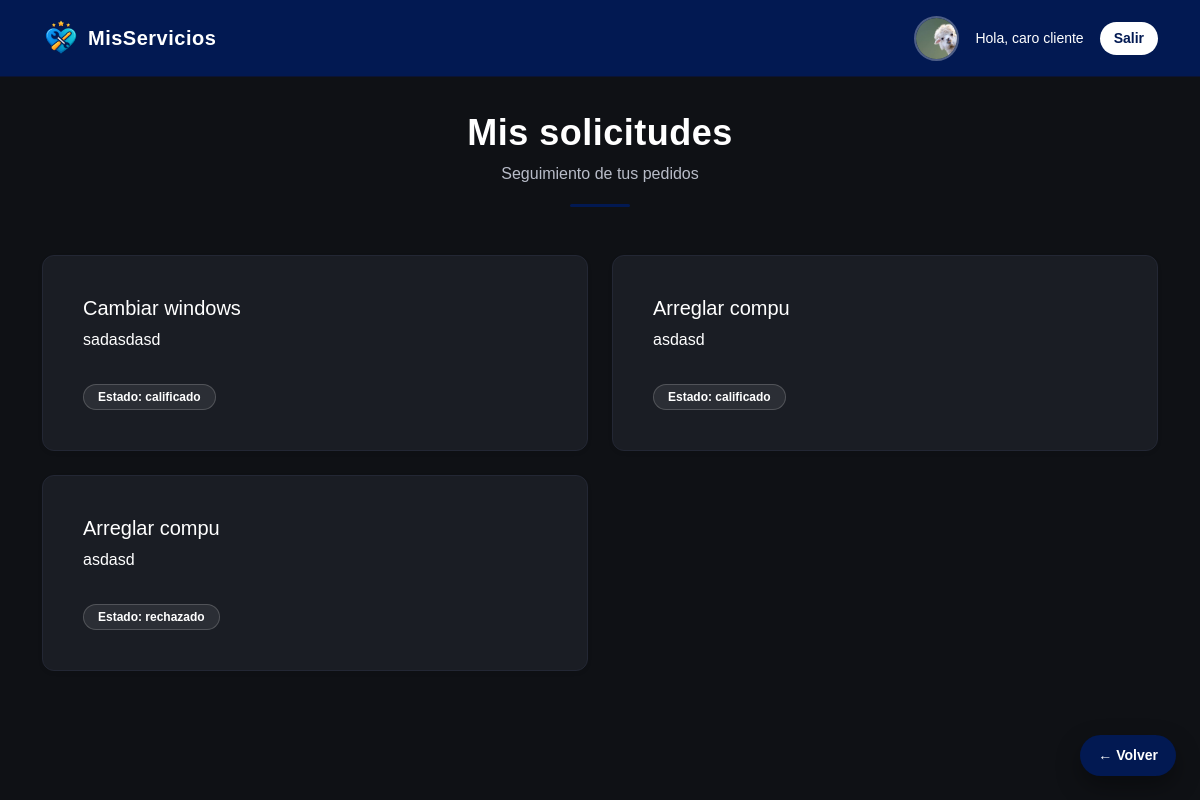
/mis-solicitudes (signed in), run on the app's committed database.
### models.py (models this page shows, shortened)
class Usuario(UserMixin, db.Model):
    __tablename__ = 'usuarios'
    id = db.Column(db.Integer, primary_key=True)
    nombre = db.Column(db.String(100), nullable=False)
    email = db.Column(db.String(120), unique=True, nullable=False)
    password = db.Column(db.String(255), nullable=False)
    rol = db.Column(db.String(20), nullable=False)
    imagen = db.Column(db.String(200))
    calificaciones = db.relationship('Calificacion', backref='cliente', lazy=True)

class SolicitudTrabajo(db.Model):
    __tablename__ = 'solicitudes_trabajo'
    id = db.Column(db.Integer, primary_key=True)
    descripcion = db.Column(db.Text, nullable=False)
    archivo = db.Column(db.String(200))
    estado = db.Column(db.String(30), default='pendiente')
    cliente_id = db.Column(db.Integer, db.ForeignKey('usuarios.id'))
    servicio_id = db.Column(db.Integer, db.ForeignKey('servicios.id'))
    cliente = db.relationship('Usuario', backref='solicitudes')
    servicio = db.relationship('Servicio', backref='solicitudes')

class Servicio(db.Model):
    __tablename__ = 'servicios'
    id = db.Column(db.Integer, primary_key=True)
    titulo = db.Column(db.String(100), nullable=False)
    descripcion = db.Column(db.Text, nullable=False)
    categoria = db.Column(db.String(50), nullable=False)
    usuario_id = db.Column(
        db.Integer,
        db.ForeignKey('usuarios.id'),
        nullable=False
    )
    usuario = db.relationship('Usuario', backref='servicios', lazy=True)
    calificaciones = db.relationship(
        'Calificacion',
        backref='servicio',
        lazy=True,
        cascade='all, delete-orphan'
    )

### app.py (the view)
@app.route('/mis-solicitudes')
@login_required
def mis_solicitudes():
    if current_user.rol != 'cliente':
        flash('Acceso no autorizado')
        return redirect(url_for('dashboard'))
    solicitudes = SolicitudTrabajo.query.filter_by(
        cliente_id=current_user.id
    ).all()
    return render_template(
        'mis_solicitudes.html',
        solicitudes=solicitudes
    )

### app.py (called while the page is built)
@login_manager.user_loader
def load_user(user_id):
    return Usuario.query.get(int(user_id))

### templates/mis_solicitudes.html
{% extends "base.html" %}
{% block page_header %}
    {% set titulo = "Mis solicitudes" %}
    {% set subtitulo = "Seguimiento de tus pedidos" %}
    {% include "components/page_header.html" %}
{% endblock %}
{% block content %}
{% if solicitudes %}
<div class="row g-4">
    {% for s in solicitudes %}
    <div class="col-12 col-lg-6">
        <div class="card h-100 shadow-sm">
            <div class="card-body d-flex flex-column">
                <h5 class="mb-2">
                    {{ s.servicio.titulo }}
                </h5>
                <p class="card-text flex-grow-1">
                    {{ s.descripcion }}
                </p>
                <div class="mt-3">
                    {% if s.estado == 'realizado' %}
                        <a href="{{ url_for('calificar_trabajo', solicitud_id=s.id) }}"
                           class="btn btn-primary w-100">
                            Calificar servicio
                        </a>
                    {% else %}
                        <span class="badge bg-primary">
                            Estado: {{ s.estado }}
                        </span>
                    {% endif %}
                </div>
            </div>
        </div>
    </div>
    {% endfor %}
</div>
{% else %}
<p class="text-muted text-center">
    Aún no realizaste solicitudes.
</p>
{% endif %}
{% endblock %}

### templates/base.html (shortened to what this page needs)
<!DOCTYPE html>
<html lang="es">
<head>
    <link href="https://cdn.jsdelivr.net/npm/bootstrap@5.3.2/dist/css/bootstrap.min.css" rel="stylesheet">
    <link rel="stylesheet" href="{{ url_for('static', filename='css/styles.css') }}">
    <link rel="stylesheet" href="https://cdn.jsdelivr.net/npm/bootstrap-icons@1.11.3/font/bootstrap-icons.css">
</head>
<body>
<nav class="navbar navbar-expand-lg navbar-dark navbar-custom">
    <div class="container">
        <a class="navbar-brand d-flex align-items-center gap-2 fw-bold"
           href="{% if current_user.is_authenticated %}
                    {{ url_for('dashboard') }}
                 {% else %}
                    {{ url_for('index') }}
                 {% endif %}">
            <img src="{{ url_for('static', filename='img/logo-icon.png') }}"
                 class="logo-navbar">
            <span class="logo-text">MisServicios</span>
        </a>
        <div class="collapse navbar-collapse justify-content-lg-end text-center" id="navbarContent">
            {% if current_user.is_authenticated %}
            <div class="d-flex flex-column flex-lg-row align-items-center gap-3 mt-3 mt-lg-0">
                {% if current_user.imagen %}
                    <img src="{{ url_for('static', filename='uploads/' + current_user.imagen) }}"
                         class="avatar-navbar">
                {% else %}
                    <div class="prestador-avatar-placeholder">
                        {{ current_user.nombre[0] }}
                    </div>
                {% endif %}
                <span class="text-white small">
                    Hola, {{ current_user.nombre }}
                </span>
                <a href="{{ url_for('logout') }}" class="btn btn-logout btn-sm">
                    Salir
                </a>
            </div>
            {% endif %}
        </div>
    </div>
</nav>
<main class="container py-4">
    {% block page_header %}{% endblock %}
    {% block content %}{% endblock %}
</main>
{% if request.endpoint not in ['index'] %}
<a href="javascript:history.back()" class="btn-volver">
    ← Volver
</a>
{% endif %}
</body>
</html>

### static/css/styles.css (style rules this page uses)
:root { --primary-color: #021952; --primary-hover: #04307a; --bg-dark: #0f1115; --card-dark: #1a1d24; --text-light: #ffffff; --text-muted: #b8bcc8; }
body { margin: 0; font-family: Arial, Helvetica, sans-serif; background-color: var(--bg-dark); color: var(--text-light); }
.navbar-custom { background-color: var(--primary-color); border-bottom: 1px solid #0b1333; padding: 14px 0; }
.logo-navbar { height: 38px; }
.btn-logout { background-color: #ffffff; color: var(--primary-color); border-radius: 20px; padding: 6px 14px; font-weight: 600; border: none; transition: all .2s ease; }
.btn-volver { position: fixed; bottom: 24px; right: 24px; z-index: 1500; background: var(--primary-color); color: #ffffff; text-decoration: none; padding: 10px 18px; border-radius: 30px; font-weight: 600; font-size: 14px; box-shadow: 0 10px 25px rgba(0,0,0,0.35); transition: all .2s ease; }
.card { background-color: var(--card-dark); border-radius: 12px; border: 1px solid #232734; color: #fff; width: 100%; padding: 20px; }
.badge.bg-primary { background-color: rgba(255,255,255,0.08) !important; border: 1px solid rgba(255,255,255,0.18); border-radius: 20px; padding: 6px 14px; }
@media (min-width: 768px) { .card { padding: 22px; } }
@media (min-width: 1024px) { .card { padding: 24px; } }
.logo-text { color: #ffffff; font-weight: 700; font-size: 20px; letter-spacing: 0.5px; }
.avatar-navbar { width: 45px; height: 45px; border-radius: 50%; object-fit: cover; border: 2px solid rgba(255,255,255,0.3); }

### data on the page
Usuario: imagen (picture), nombre "caro cliente"
SolicitudTrabajo: servicio.titulo "Cambiar windows", descripcion "sadasdasd", estado "calificado"
SolicitudTrabajo: servicio.titulo "Arreglar compu", descripcion "asdasd", estado "calificado"
SolicitudTrabajo: servicio.titulo "Arreglar compu", descripcion "asdasd", estado "rechazado"

### other printed values
{{ titulo }} "Mis solicitudes"
{{ subtitulo }} "Seguimiento de tus pedidos"
